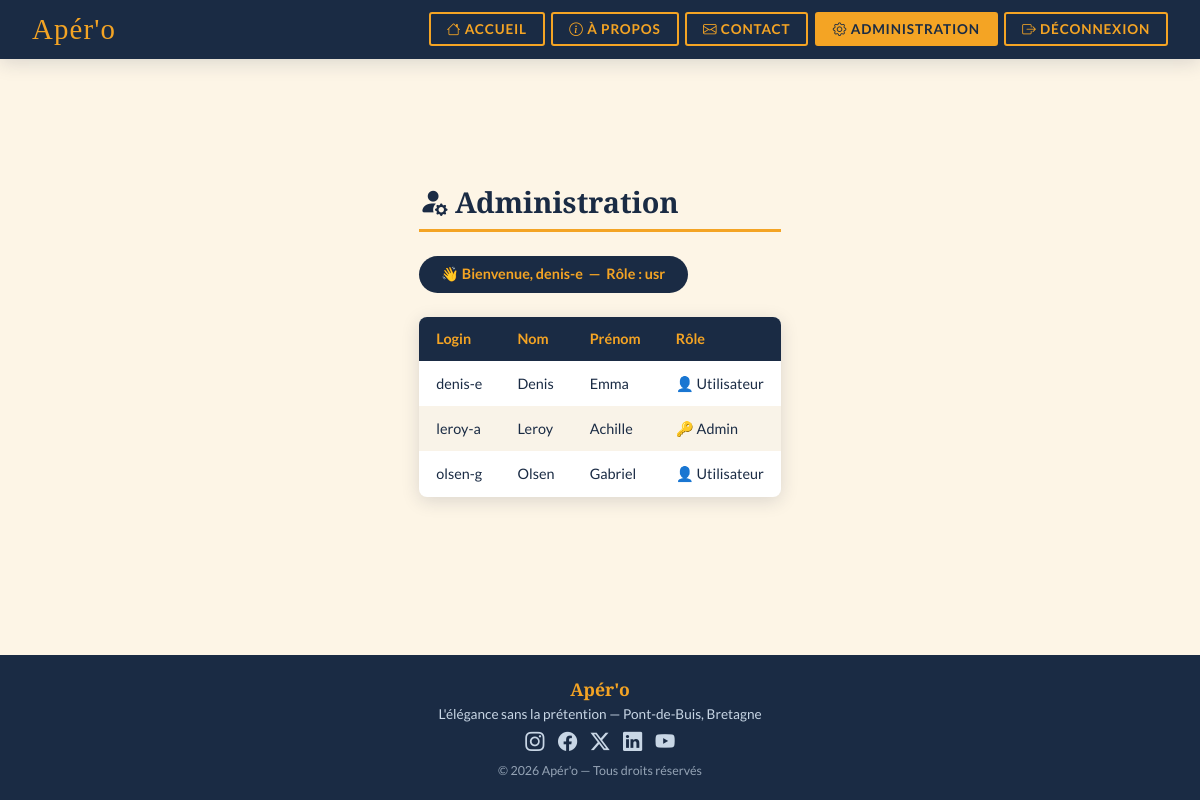
/index.php?page=admin (signed in), run on the app's committed database.
### tables this page shows
CREATE TABLE `users` (
  `codeUser` int(11) NOT NULL,
  `login` varchar(15) NOT NULL,
  `mdp` varchar(32) NOT NULL,
  `nom` varchar(32) NOT NULL,
  `prenom` varchar(32) NOT NULL,
  `role` varchar(3) NOT NULL DEFAULT 'usr'
);

### admin.php (the view, shortened to what this page needs)
<?php
require "./info.BDD.php";
$requeteSQL = "SELECT codeUser, login, nom, prenom, role FROM users ORDER BY nom";
$reponse = $pdo->query($requeteSQL);
$liste_utilisateurs = $reponse->fetchAll(PDO::FETCH_ASSOC);
?>
<div class="admin-section">
  <h2><i class="bi bi-person-fill-gear"></i> Administration</h2>
  <div class="welcome-badge">
    👋 Bienvenue, <?php echo htmlspecialchars($_SESSION['user']); ?>
    &nbsp;—&nbsp; Rôle :
    <?php echo htmlspecialchars($_SESSION['roleUser'] ?? '—'); ?>
  </div>
  <table class="table-apero">
    <thead>
      <tr>
        <th>Login</th>
        <th>Nom</th>
        <th>Prénom</th>
        <th>Rôle</th>
      </tr>
    </thead>
    <tbody>
      <?php foreach ($liste_utilisateurs as $user): ?>
        <tr>
          <td><?php echo htmlspecialchars($user['login']); ?></td>
          <td><?php echo htmlspecialchars($user['nom']); ?></td>
          <td><?php echo htmlspecialchars($user['prenom']); ?></td>
          <td>
            <?php
              $role = $user['role'];
              $label = $role === 'adm' ? '🔑 Admin' : '👤 Utilisateur';
              echo htmlspecialchars($label);
            ?>
          </td>
        </tr>
      <?php endforeach; ?>
    </tbody>
  </table>
</div>

### header.php (shortened to what this page needs)
<!DOCTYPE html>
<html lang="fr">
<head>
  <link rel="stylesheet" href="https://cdn.jsdelivr.net/npm/bootstrap-icons@1.13.1/font/bootstrap-icons.min.css">
  <link rel="stylesheet" href="styles.css">
</head>
<?php
$connecte = isset($_SESSION['user']);
$clientConnecte = isset($_SESSION['client_user']);
$pageActive = $_GET['page'] ?? 'accueil';
?>
<body>
<nav class="navbar-apero">
  <span class="brand">Apér'o</span>
  <div class="nav-links">
    <a href="index.php?page=accueil">
      <button class="btn-nav <?= $pageActive === 'accueil' ? 'active' : '' ?>">
        <i class="bi bi-house"></i> Accueil
      </button>
    </a>
    <a href="index.php?page=apropos">
      <button class="btn-nav <?= $pageActive === 'apropos' ? 'active' : '' ?>">
        <i class="bi bi-info-circle"></i> À propos
      </button>
    </a>
    <a href="index.php?page=contact">
      <button class="btn-nav <?= $pageActive === 'contact' ? 'active' : '' ?>">
        <i class="bi bi-envelope"></i> Contact
      </button>
    </a>
    <?php if ($connecte): ?>
      <a href="index.php?page=admin">
        <button class="btn-nav <?= $pageActive === 'admin' ? 'active' : '' ?>">
          <i class="bi bi-gear"></i> Administration
        </button>
      </a>
    <?php endif; ?>
    <?php if ($connecte || $clientConnecte): ?>
      <form action="deconnexion.php" method="post" style="margin:0;">
        <button type="submit" class="btn-nav">
          <i class="bi bi-box-arrow-right"></i> Déconnexion
        </button>
      </form>
    <?php endif; ?>
  </div>
</nav>

### index.php
<?php
$pages_autorisees = [
   'accueil',
   'apropos',
   'contact',
   'connexion',
   'connexion_exe',
   'admin',
   'deconnexion',
   'connexion_choix',
   'connexion_client',
   'connexion_client_exe',
   'inscription_client',
   'inscription_client_exe'
];
$page = isset($_GET['page']) && in_array($_GET['page'], $pages_autorisees)
    ? $_GET['page']
    : 'accueil';
$fichier = $page . '.php';
include('./header.php');
if (file_exists($fichier)) {
    include($fichier);
} else {
    include('./accueil.php');
}
include('./footer.php');
?>

### footer.php
<footer class="footer-apero">
  <div class="brand-foot">Apér'o</div>
  <div style="margin-top:.3rem;">L'élégance sans la prétention — Pont-de-Buis, Bretagne</div>
  <div class="icons">
    <i class="bi bi-instagram"></i>
    <i class="bi bi-facebook"></i>
    <i class="bi bi-twitter-x"></i>
    <i class="bi bi-linkedin"></i>
    <i class="bi bi-youtube"></i>
  </div>
  <div style="margin-top:.6rem;font-size:.78rem;opacity:.7;">© 2026 Apér'o — Tous droits réservés</div>
</footer>
</body>
</html>

### styles.css (style rules this page uses)
:root { --marine: #1A2B44; --ambre: #F4A424; --creme: #FDF5E6; --blanc: #FFFFFF; --gris: #6c757d; --ombre: 0 4px 18px rgba(26,43,68,.15); }
*, *::before, *::after { box-sizing: border-box; }
body { margin: 0; font-family: 'Lato', sans-serif; background-color: var(--creme); color: var(--marine); min-height: 100vh; display: flex; flex-direction: column; }
h1, h2, h3 { font-family: 'Playfair Display', serif; }
a { color: inherit; text-decoration: none; }
nav.navbar-apero { background-color: var(--marine); padding: 0 2rem; display: flex; align-items: center; justify-content: space-between; flex-wrap: wrap; gap: .5rem; box-shadow: var(--ombre); }
nav.navbar-apero .brand { font-family: 'Playfair Display', serif; font-size: 1.8rem; color: var(--ambre); padding: .8rem 0; letter-spacing: .04em; }
nav.navbar-apero .nav-links { display: flex; align-items: center; flex-wrap: wrap; gap: .4rem; }
.btn-nav { background: transparent; border: 2px solid var(--ambre); color: var(--ambre); font-family: 'Lato', sans-serif; font-weight: 700; font-size: .85rem; letter-spacing: .06em; text-transform: uppercase; padding: .45rem 1rem; border-radius: 3px; cursor: pointer; transition: background .2s, color .2s; }
.btn-nav.active { background: var(--ambre); color: var(--marine); }
.admin-section { padding: 2.5rem 2rem; max-width: 900px; margin: auto; }
.admin-section h2 { font-size: 1.8rem; border-bottom: 3px solid var(--ambre); padding-bottom: .5rem; margin-bottom: 1.5rem; }
.welcome-badge { background: var(--marine); color: var(--ambre); display: inline-block; padding: .6rem 1.4rem; border-radius: 20px; font-weight: 700; font-size: .9rem; margin-bottom: 1.5rem; }
table.table-apero { width: 100%; border-collapse: collapse; background: var(--blanc); border-radius: 8px; overflow: hidden; box-shadow: var(--ombre); }
table.table-apero thead { background: var(--marine); color: var(--ambre); }
table.table-apero th, table.table-apero td { padding: .85rem 1.1rem; text-align: left; font-size: .9rem; }
table.table-apero tbody tr:nth-child(even) { background: #f9f3e8; }
footer.footer-apero { background-color: var(--marine); color: #c8d6e5; text-align: center; padding: 1.4rem 1rem; margin-top: auto; font-size: .85rem; }
footer.footer-apero .brand-foot { font-family: 'Playfair Display', serif; color: var(--ambre); font-size: 1.1rem; font-weight: 700; }
footer.footer-apero .icons { margin-top: .5rem; font-size: 1.2rem; }
footer.footer-apero .icons i { margin: 0 .3rem; }

### data on the page
users: login "denis-e", nom "Denis", prenom "Emma", role "👤 Utilisateur"
users: login "leroy-a", nom "Leroy", prenom "Achille", role "🔑 Admin"
users: login "olsen-g", nom "Olsen", prenom "Gabriel", role "👤 Utilisateur"

### other printed values
$_SESSION['user'] "denis-e"
$_SESSION['roleUser'] "usr"
